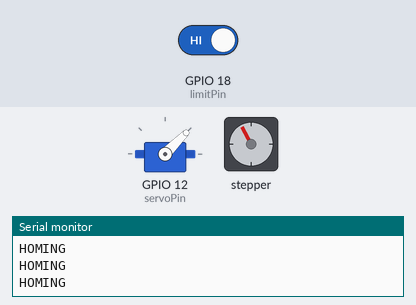
Simulated run of this sketch. Board: ESP32. Parts: servo, stepper motor, the last lines printed to the serial monitor. Inputs (shaded band) come from the test bench; at power-on: GPIO 18 (limitPin) HIGH. Stepper angles assume 1600 steps per turn.

Above: at 0.8 s.
0.9 s: GPIO 18 (limitPin) driven LOW
At 3.08 s:
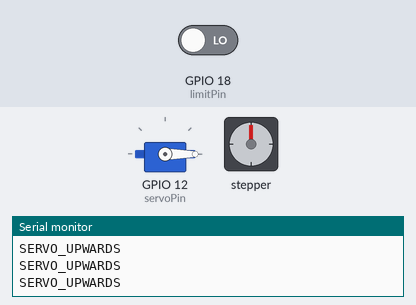
At 6.0 s:
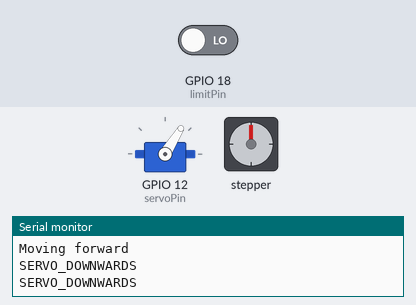
Timing chart, 0 to 21.5 s (numbered marks = the images above; inputs shaded):
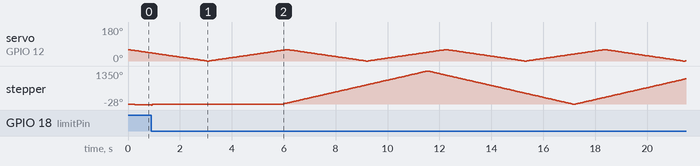

The sketch:

FAN_Test-13_11_24.ino
```cpp
#include <ESP32Servo.h>
#include<MobaTools.h>

static const int servoPin = 12;
Servo servo1;

#define stepPin 25
#define dirPin 26
#define limitPin 18

const int stepsPerRev = 1600;   // Steps per Revolution ( example with 1/4 microsteps )
const long  targetPos = 3000;         // stepper moves between 0 and targetpos
long nextPos;
MoToStepper myStepper ( stepsPerRev, STEPDIR );
MoToTimer stepperPause;                    // Pause between stepper moves
bool stepperRunning;
bool hfun;
int lim = 0;
unsigned long startTime = 0; // Timer variable
bool timerActive = false;     // Boolean to track timer status


int seqcount = 0;

// the loop2 function also runs forver but as a parallel task
void loop2 (void* pvParameters) {
  while (1) {

    for (int posDegrees = 60; posDegrees >= 0; posDegrees--) {
      servo1.write(posDegrees);
      Serial.println("SERVO_UPWARDS");
      delay(50);
    }
    for (int posDegrees = 0; posDegrees <= 60; posDegrees++) {
      servo1.write(posDegrees);
      Serial.println("SERVO_DOWNWARDS");
      delay(50);
    }
  }
}

void homeFun() {
  while (digitalRead(limitPin) == 1) {
    myStepper.setSpeed(50);
    myStepper.setRampLen(60);
    Serial.println("HOMING");
    myStepper.rotate(-1);

  }
  if (digitalRead(limitPin) != 1) {
    myStepper.stop();
    myStepper.setZero();
    Serial.println("HOME_SET");
    hfun = true;

    // Start the timer for 10 seconds
    startTime = millis();
    timerActive = true; // Activate the timer
  }
}


void setup() {
  pinMode(limitPin, INPUT_PULLUP);

  servo1.attach(servoPin);

  myStepper.attach( stepPin, dirPin );

  stepperRunning = true;

  Serial.begin (115200);

  xTaskCreatePinnedToCore (
    loop2,     // Function to implement the task
    "loop2",   // Name of the task
    1000,      // Stack size in bytes
    NULL,      // Task input parameter
    1,         // Priority of the task
    NULL,      // Task handle.
    0          // Core where the task should run
  );
  homeFun();
}

// the loop function runs over and over again forever
void loop() {
  if (hfun) {
    if (timerActive) {
      // Check if 10 seconds have passed
      if (millis() - startTime >= 5000) { // 10000 ms = 10 seconds
        timerActive = false;
        stepperRunning = false;// Stop the timer
      } else {
        return; // Exit loop until 10 seconds have passed                   (   THISLOOPGIVES5SecondDelayNONBLOCKING)
      }
    }
    while (seqcount <= 4) {
      if (!stepperRunning)
      {
        // Move forward
        myStepper.setSpeed(400);
        myStepper.move(6000);

        Serial.println("Moving forward");
        stepperRunning = true;

        while (myStepper.moving())
        {
          delay(10); // Wait until the forward movement is complete
        }

        // Move backward
        myStepper.setSpeed(400);
        myStepper.move(-6000);
        Serial.println("Moving backward");

        while (myStepper.moving())
        {
          delay(10); // Wait until the backward movement is complete
        }

        stepperRunning = false; // Reset the flag when the complete oscillation is done
      }
      seqcount++;
    }
    while ((seqcount>4)&&(seqcount <= 10)) {
      if (!stepperRunning)
      {
        // Move forward
        myStepper.setSpeed(250);
        myStepper.move(targetPos);

        Serial.println("Moving forward");
        stepperRunning = true;

        while (myStepper.moving())
        {
          delay(10); // Wait until the forward movement is complete
        }

        // Move backward
        myStepper.setSpeed(250);
        myStepper.move(-targetPos);
        Serial.println("Moving backward");

        while (myStepper.moving())
        {
          delay(10); // Wait until the backward movement is complete
        }

        stepperRunning = false; // Reset the flag when the complete oscillation is done
      }
      seqcount++;
    }
  }

}
```
